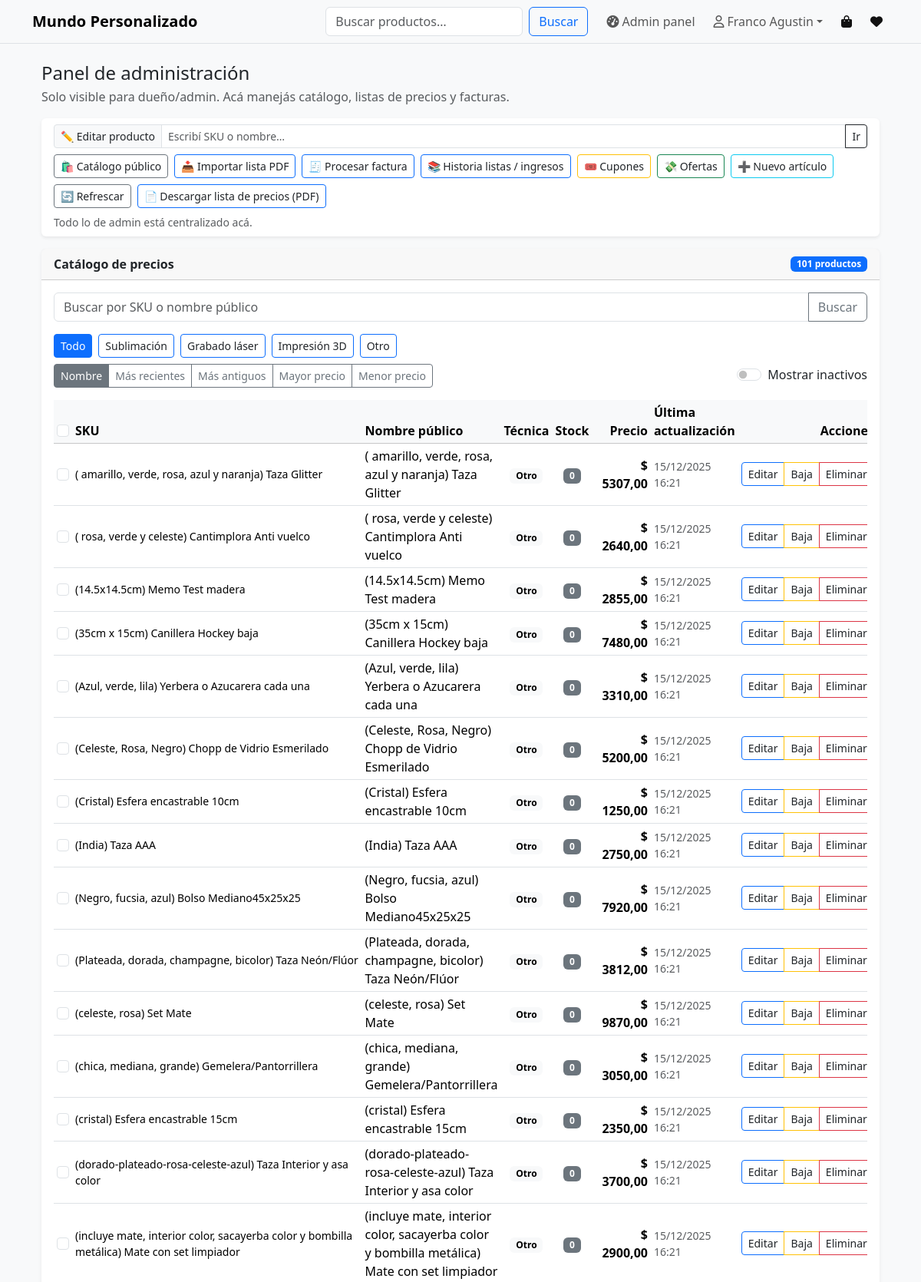
The page /owner/ (signed in, upper part) on the database its author committed.
### pdf/models.py (models this page shows, shortened)
class ProductoPrecio(models.Model):
    class TechChoices(models.TextChoices):
        SUB = "SUB", "Sublimación"
        LAS = "LAS", "Grabado láser"
        D3  = "3D",  "Impresión 3D"
        OTR = "OTR", "Otro"
    lista_pdf = models.ForeignKey(
        ListaPrecioPDF,
        on_delete=models.SET_NULL,
        null=True,
        blank=True,
        related_name="productos",
    )
    sku = models.CharField(max_length=255, unique=True)
    nombre_publico = models.CharField(max_length=255)
    descripcion = models.TextField(blank=True, default="")
    precio_costo = models.DecimalField(max_digits=12, decimal_places=2, null=True, blank=True)
    imagen = models.ImageField(upload_to='productos/', null=True, blank=True)
    precio = models.DecimalField(max_digits=10, decimal_places=2)
    stock = models.IntegerField(default=0)
    tech = models.CharField(
        max_length=3,
        choices=TechChoices.choices,
        blank=True,
        default="",
    )
    activo = models.BooleanField(default=True)
    created_at = models.DateTimeField(auto_now_add=True, null=True, blank=True)
    ultima_actualizacion = models.DateTimeField(auto_now=True, null=True, blank=True)

### owner/views.py (the view)
# urls.py: path("", AdminDashboardView.as_view(), name="home"),
class AdminDashboardView(LoginRequiredMixin, TemplateView):
    template_name = "owner/admin_panel.html"
    def dispatch(self, request, *args, **kwargs):
        if not _check_owner(request.user):
            raise PermissionDenied("No tienes permiso para ver esta página.")
        return super().dispatch(request, *args, **kwargs)
    def get_context_data(self, **kwargs):
        context = super().get_context_data(**kwargs)
        req = self.request
        q = req.GET.get("q", "").strip()
        t = req.GET.get("t", "").strip().lower()
        o = req.GET.get("o", "").strip()
        show_inactive = req.GET.get("show_inactive") == "1"
        qs = ProductoPrecio.objects.all()
        if not show_inactive:
            qs = qs.filter(activo=True)
        if q:
            from django.db.models import Q
            qs = qs.filter(
                Q(sku__icontains=q) |
                Q(nombre_publico__icontains=q)
            )
        tech_map = {
            "sub": "SUB",
            "laser": "LAS",
            "3d": "3D",
            "otr": "OTR",
        }
        if t in tech_map:
            qs = qs.filter(tech=tech_map[t])
        if o == "recientes":
            qs = qs.order_by("-created_at")
        elif o == "antiguos":
            qs = qs.order_by("created_at")
        elif o == "precio_desc":
            qs = qs.order_by("-precio")
        elif o == "precio_asc":
            qs = qs.order_by("precio")
        else:
            qs = qs.order_by("nombre_publico", "sku")
        context["products"] = qs
        context["q"] = q
        context["t"] = t
        context["o"] = o
        context["show_inactive"] = show_inactive
        context["producto_precios_recientes"] = ProductoPrecio.objects.all().order_by(
            "-ultima_actualizacion"
        )[:5]
        context["listas_pdf_recientes"] = ListaPrecioPDF.objects.all().order_by(
            "-fecha_subida"
        )[:5]
        context["facturas_recientes"] = FacturaProveedor.objects.all().order_by(
            "-fecha_subida"
        )[:5]
        context["total_items_facturas"] = ItemFactura.objects.count()
        context["total_productos_precio"] = ProductoPrecio.objects.count()
        return context

### cliente/context_processors.py (called while the page is built, shortened)
def carrito_y_favoritos(request):
    carrito = request.session.get("carrito", {}) or {}
    favoritos = request.session.get("favoritos", {}) or {}
    cart_items = []
    cart_total_qty = 0
    favorites_items = []
    return {
        "cart_items": cart_items,
        "cart_total_qty": cart_total_qty,
        "favorites_items": favorites_items,
        "favorites_count": len(favorites_items),
    }

### owner/views.py (called while the page is built)
def _check_owner(user):
    return getattr(user, "is_owner", False) or getattr(user, "is_superuser", False)

### owner/templates/owner/admin_panel.html (shortened to what this page needs)
{% extends "base.html" %}
{% block content %}
<div class="container-fluid my-4">
  <div class="d-flex align-items-center justify-content-between mb-3">
    <div>
      <h1 class="h4 mb-1">Panel de administración</h1>
      <p class="text-muted mb-0">
        Solo visible para dueño/admin. Acá manejás catálogo, listas de precios y facturas.
      </p>
    </div>
  </div>
  <div class="card mb-3 shadow-sm border-0">
    <div class="card-body py-2">
      <div class="position-relative mb-2">
        <div class="input-group input-group-sm">
          <span class="input-group-text">✏️ Editar producto</span>
          <input id="gotoEditQ" type="text" class="form-control" placeholder="Escribí SKU o nombre…">
          <button id="gotoEditBtn" type="button" class="btn btn-outline-dark">Ir</button>
        </div>
      </div>
      <div class="d-flex flex-wrap gap-2">
        <a class="btn btn-sm btn-outline-secondary text-dark" href="{% url 'ver_catalogo_completo' %}" target="_blank">
          🛍️ Catálogo público
        </a>
        <a class="btn btn-sm btn-outline-primary text-dark" href="{% url 'importar_pdf' %}">
          📥 Importar lista PDF
        </a>
        <a class="btn btn-sm btn-outline-primary text-dark" href="{% url 'procesar_factura' %}">
          🧾 Procesar factura
        </a>
        <a class="btn btn-sm btn-outline-primary text-dark" href="{% url 'historia_listas' %}">
          📚 Historia listas / ingresos
        </a>
        <a class="btn btn-sm btn-outline-warning text-dark" href="{% url 'owner_cupon_list' %}">
          🎟️ Cupones
        </a>
        <a class="btn btn-sm btn-outline-success text-dark" href="{% url 'owner_oferta_list' %}">
          💸 Ofertas
        </a>
        <a class="btn btn-sm btn-outline-info text-dark" href="{% url 'owner_producto_create_ui' %}">
          ➕ Nuevo artículo
        </a>
        <a class="btn btn-sm btn-outline-secondary text-dark" href="{% url 'home' %}">
          🔄 Refrescar
        </a>
        <a class="btn btn-sm btn-outline-primary text-dark" href="{% url 'descargar_lista_precios_pdf' %}"
          target="_blank">
          📄 Descargar lista de precios (PDF)
        </a>
      </div>
      <small class="text-muted d-block mt-2">
        Todo lo de admin está centralizado acá.
      </small>
    </div>
  </div>
  <div class="card mb-3 shadow-sm border-0">
    <div class="card-header d-flex justify-content-between align-items-center">
      <span class="fw-semibold">Catálogo de precios</span>
      <span class="badge bg-primary">
        {{ total_productos_precio|default:0 }} productos
      </span>
    </div>
    <div class="card-body">
      <form class="mb-3" method="get">
        <div class="input-group">
          <input type="text" class="form-control" name="q" value="{{ q }}"
            placeholder="Buscar por SKU o nombre público">
          <button class="btn btn-outline-secondary" type="submit">Buscar</button>
        </div>
      </form>
      {% with tl=t|default:''|lower %}
      <div class="d-flex flex-wrap gap-2 mb-2">
        <a class="btn btn-sm {% if not tl %}btn-primary{% else %}btn-outline-primary text-dark{% endif %}"
          href="?{% if q %}q={{ q|urlencode }}&{% endif %}{% if o %}o={{ o }}&{% endif %}{% if show_inactive %}show_inactive=1{% endif %}">
          Todo
        </a>
        <a class="btn btn-sm {% if tl == 'sub' %}btn-primary{% else %}btn-outline-primary text-dark{% endif %}"
          href="?{% if q %}q={{ q|urlencode }}&{% endif %}t=sub{% if o %}&o={{ o }}{% endif %}{% if show_inactive %}&show_inactive=1{% endif %}">
          Sublimación
        </a>
        <a class="btn btn-sm {% if tl == 'laser' %}btn-primary{% else %}btn-outline-primary text-dark{% endif %}"
          href="?{% if q %}q={{ q|urlencode }}&{% endif %}t=laser{% if o %}&o={{ o }}{% endif %}{% if show_inactive %}&show_inactive=1{% endif %}">
          Grabado láser
        </a>
        <a class="btn btn-sm {% if tl == '3d' %}btn-primary{% else %}btn-outline-primary text-dark{% endif %}"
          href="?{% if q %}q={{ q|urlencode }}&{% endif %}t=3d{% if o %}&o={{ o }}{% endif %}{% if show_inactive %}&show_inactive=1{% endif %}">
          Impresión 3D
        </a>
        <a class="btn btn-sm {% if tl == 'otr' %}btn-primary{% else %}btn-outline-primary text-dark{% endif %}"
          href="?{% if q %}q={{ q|urlencode }}&{% endif %}t=otr{% if o %}&o={{ o }}{% endif %}{% if show_inactive %}&show_inactive=1{% endif %}">
          Otro
        </a>
      </div>
      {% endwith %}
      <div class="d-flex flex-wrap gap-2 mb-3 align-items-center">
        <div class="btn-group btn-group-sm">
          <a class="btn btn-outline-secondary {% if not o %}active{% endif %}"
            href="?{% if q %}q={{ q|urlencode }}&{% endif %}{% if t %}t={{ t }}&{% endif %}{% if show_inactive %}show_inactive=1{% endif %}">
            Nombre
          </a>
          <a class="btn btn-outline-secondary {% if o == 'recientes' %}active{% endif %}"
            href="?{% if q %}q={{ q|urlencode }}&{% endif %}{% if t %}t={{ t }}&{% endif %}o=recientes{% if show_inactive %}&show_inactive=1{% endif %}">
            Más recientes
          </a>
          <a class="btn btn-outline-secondary {% if o == 'antiguos' %}active{% endif %}"
            href="?{% if q %}q={{ q|urlencode }}&{% endif %}{% if t %}t={{ t }}&{% endif %}o=antiguos{% if show_inactive %}&show_inactive=1{% endif %}">
            Más antiguos
          </a>
          <a class="btn btn-outline-secondary {% if o == 'precio_desc' %}active{% endif %}"
            href="?{% if q %}q={{ q|urlencode }}&{% endif %}{% if t %}t={{ t }}&{% endif %}o=precio_desc{% if show_inactive %}&show_inactive=1{% endif %}">
            Mayor precio
          </a>
          <a class="btn btn-outline-secondary {% if o == 'precio_asc' %}active{% endif %}"
            href="?{% if q %}q={{ q|urlencode }}&{% endif %}{% if t %}t={{ t }}&{% endif %}o=precio_asc{% if show_inactive %}&show_inactive=1{% endif %}">
            Menor precio
          </a>
        </div>
        <form method="get" class="ms-auto d-flex align-items-center gap-2">
          <div class="form-check form-switch">
            <input class="form-check-input" type="checkbox" name="show_inactive" value="1" {% if show_inactive %}checked{% endif %} onchange="this.form.submit()">
            <label class="form-check-label">Mostrar inactivos</label>
          </div>
        </form>
      </div>
      <form id="bulkForm" method="post" action="{% url 'owner_productos_acciones_masivas' %}">
        <div class="table-responsive">
          <table class="table table-hover table-sm align-middle">
            <thead class="table-light">
              <tr>
                <th><input type="checkbox" class="form-check-input" onclick="toggleSelectAll(this)"></th>
                <th>SKU</th>
                <th>Nombre público</th>
                <th class="text-center">Técnica</th>
                <th class="text-center">Stock</th>
                <th class="text-end">Precio</th>
                <th>Última actualización</th>
                <th class="text-end">Acciones</th>
              </tr>
            </thead>
            <tbody>
              {% for p in products %}
              <tr class="{% if not p.activo %}table-secondary{% endif %}">
                <td><input type="checkbox" class="form-check-input chk-producto" name="ids" value="{{ p.id }}"></td>
                <td class="small">{{ p.sku }}</td>
                <td>{{ p.nombre_publico }}</td>
                <td class="text-center">
                  <span class="badge text-bg-light">
                    {% if p.tech == 'SUB' %}Sublimación{% elif p.tech == 'LAS' %}
                    Láser{% elif p.tech == '3D' %}3D{% else %}Otro{% endif %}
                  </span>
                </td>
                <td class="text-center">
                  <span class="badge {% if p.stock > 0 %}text-bg-success{% else %}text-bg-secondary{% endif %}">
                    {{ p.stock }}
                  </span>
                </td>
                <td class="text-end fw-semibold">$ {{ p.precio|floatformat:2 }}</td>
                <td class="small text-muted">{{ p.ultima_actualizacion|date:"d/m/Y H:i" }}</td>
                <td class="text-end">
                  <div class="btn-group btn-group-sm">
                    <a class="btn btn-outline-primary text-dark"
                      href="{% url 'owner_producto_editar' p.id %}">Editar</a>
                    {% if p.activo %}
                    <button type="button" class="btn btn-outline-warning text-dark"
                      onclick="accionFila({{ p.id }}, 'baja')">Baja</button>
                    {% else %}
                    <button type="button" class="btn btn-outline-success text-dark"
                      onclick="accionFila({{ p.id }}, 'alta')">Alta</button>
                    {% endif %}
                    <button type="button" class="btn btn-outline-danger text-dark"
                      onclick="accionFila({{ p.id }}, 'eliminar')">Eliminar</button>
                  </div>
                </td>
              </tr>
              {% empty %}
              <tr>
                <td colspan="8" class="text-center text-muted py-4">
                  No hay productos para mostrar con los filtros actuales.
                </td>
              </tr>
              {% endfor %}
            </tbody>
          </table>
        </div>
      </form>
    </div>
  </div>
</div>
{% endblock %}

### templates/base.html (shortened to what this page needs)
<!DOCTYPE html>
<html lang="es">
<head>
  <link href="https://cdn.jsdelivr.net/npm/bootstrap@5.3.3/dist/css/bootstrap.min.css" rel="stylesheet">
  <link rel="stylesheet" href="https://cdnjs.cloudflare.com/ajax/libs/font-awesome/6.4.2/css/all.min.css">
</head>
<body class="bg-light">
  <nav class="navbar navbar-expand-lg navbar-light bg-body-tertiary border-bottom mb-3">
    <div class="container">
      <a class="navbar-brand fw-semibold" href="{% url 'ver_catalogo_completo' %}">
        Mundo Personalizado
      </a>
      <div id="mainNav" class="collapse navbar-collapse">
        <form class="d-flex ms-auto my-2 my-lg-0" role="search" method="get" action="{% url 'ver_catalogo_completo' %}">
          <input class="form-control me-2" name="q" type="search" placeholder="Buscar productos…"
            value="{{ request.GET.q|default:'' }}">
          <button class="btn btn-outline-primary" type="submit">Buscar</button>
        </form>
        <ul class="navbar-nav ms-3 align-items-lg-center gap-2">
          {% if request.user.is_authenticated and request.user.is_staff %}
          <li class="nav-item">
            <a class="nav-link d-flex align-items-center" href="{% url 'home' %}">
              <i class="fa-solid fa-gauge-high me-1"></i>
              <span class="d-none d-lg-inline">Admin panel</span>
            </a>
          </li>
          {% endif %}
          {% if request.user.is_authenticated %}
          <li class="nav-item dropdown">
            <a class="nav-link dropdown-toggle d-flex align-items-center" href="#" role="button"
              data-bs-toggle="dropdown" aria-expanded="false">
              <i class="fa-regular fa-user me-1"></i>
              <span class="d-none d-lg-inline">
                {{ request.user.first_name|default:"Mi cuenta" }}
              </span>
            </a>
          </li>
          {% endif %}
          <li class="nav-item dropdown">
            <a class="nav-link position-relative nav-icon" href="#" role="button" data-bs-toggle="dropdown"
              aria-expanded="false" aria-label="Carrito">
              <i class="fa-solid fa-bag-shopping"></i>
            </a>
          </li>
          <li class="nav-item dropdown">
            <a class="nav-link position-relative nav-icon" href="#" role="button" data-bs-toggle="dropdown"
              aria-expanded="false" aria-label="Favoritos">
              <i class="fa-solid fa-heart"></i>
            </a>
          </li>
        </ul>
      </div>
    </div>
  </nav>
  <main class="container mb-5">
    {% block content %}{% endblock %}
  </main>
</body>
</html>

### templates/base.html (style rules this page uses)
.nav-icon { color: #111 !important; }

### rows shown on the page
ProductoPrecio: sku "( amarillo, verde, rosa, azul y naranja) Taza Glitter", nombre_publico "( amarillo, verde, rosa, azul y naranja) Taza Glitter", tech "Otro", stock "0", precio "5307,00", ultima_actualizacion "15/12/2025 16:21"
ProductoPrecio: sku "( rosa, verde y celeste) Cantimplora Anti vuelco", nombre_publico "( rosa, verde y celeste) Cantimplora Anti vuelco", tech "Otro", stock "0", precio "2640,00", ultima_actualizacion "15/12/2025 16:21"
ProductoPrecio: sku "(14.5x14.5cm) Memo Test madera", nombre_publico "(14.5x14.5cm) Memo Test madera", tech "Otro", stock "0", precio "2855,00", ultima_actualizacion "15/12/2025 16:21"
ProductoPrecio: sku "(35cm x 15cm) Canillera Hockey baja", nombre_publico "(35cm x 15cm) Canillera Hockey baja", tech "Otro", stock "0", precio "7480,00", ultima_actualizacion "15/12/2025 16:21"
ProductoPrecio: sku "(Azul, verde, lila) Yerbera o Azucarera cada una", nombre_publico "(Azul, verde, lila) Yerbera o Azucarera cada una", tech "Otro", stock "0", precio "3310,00", ultima_actualizacion "15/12/2025 16:21"
ProductoPrecio: sku "(Celeste, Rosa, Negro) Chopp de Vidrio Esmerilado", nombre_publico "(Celeste, Rosa, Negro) Chopp de Vidrio Esmerilado", tech "Otro", stock "0", precio "5200,00", ultima_actualizacion "15/12/2025 16:21"
ProductoPrecio: sku "(Cristal) Esfera encastrable 10cm", nombre_publico "(Cristal) Esfera encastrable 10cm", tech "Otro", stock "0", precio "1250,00", ultima_actualizacion "15/12/2025 16:21"
ProductoPrecio: sku "(India) Taza AAA", nombre_publico "(India) Taza AAA", tech "Otro", stock "0", precio "2750,00", ultima_actualizacion "15/12/2025 16:21"
ProductoPrecio: sku "(Negro, fucsia, azul) Bolso Mediano45x25x25", nombre_publico "(Negro, fucsia, azul) Bolso Mediano45x25x25", tech "Otro", stock "0", precio "7920,00", ultima_actualizacion "15/12/2025 16:21"
ProductoPrecio: sku "(Plateada, dorada, champagne, bicolor) Taza Neón/Flúor", nombre_publico "(Plateada, dorada, champagne, bicolor) Taza Neón/Flúor", tech "Otro", stock "0", precio "3812,00", ultima_actualizacion "15/12/2025 16:21"
ProductoPrecio: sku "(celeste, rosa) Set Mate", nombre_publico "(celeste, rosa) Set Mate", tech "Otro", stock "0", precio "9870,00", ultima_actualizacion "15/12/2025 16:21"
ProductoPrecio: sku "(chica, mediana, grande) Gemelera/Pantorrillera", nombre_publico "(chica, mediana, grande) Gemelera/Pantorrillera", tech "Otro", stock "0", precio "3050,00", ultima_actualizacion "15/12/2025 16:21"
ProductoPrecio: sku "(cristal) Esfera encastrable 15cm", nombre_publico "(cristal) Esfera encastrable 15cm", tech "Otro", stock "0", precio "2350,00", ultima_actualizacion "15/12/2025 16:21"
ProductoPrecio: sku "(dorado-plateado-rosa-celeste-azul) Taza Interior y asa color", nombre_publico "(dorado-plateado-rosa-celeste-azul) Taza Interior y asa color", tech "Otro", stock "0", precio "3700,00", ultima_actualizacion "15/12/2025 16:21"
ProductoPrecio: sku "(incluye mate, interior color, sacayerba color y bombilla metálica) Mate con set limpiador", nombre_publico "(incluye mate, interior color, sacayerba color y bombilla metálica) Mate con set limpiador", tech "Otro", stock "0", precio "2900,00", ultima_actualizacion "15/12/2025 16:21"

### other values the page prints
{{ request.user.first_name|default:"Mi cuenta" }} "Franco Agustin"
{{ total_productos_precio|default:0 }} "101"
